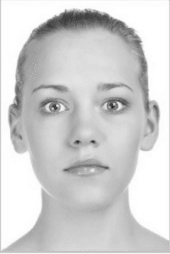
#> input picture cara_02_grisesMF.png, 170 x 254 px
$ python Fourier.py
#> lines starting #> are read from the running program, lines starting #| are printed output that depends on the picture; after the words box and inside, x2 and y2 are one past the last pixel; in counts of white or black regions, pixels touching at a corner belong together
import numpy as np
import matplotlib.pylab as plt
from scipy.fftpack import fft, fftfreq

#guardando datos de las imagenes

seria=plt.imread("cara_02_grisesMF.png")
#> seria is the input picture: shape (254, 170) float32; min 0.125, max 1, mean 0.816
feliz=plt.imread("cara_03_grisesMF.png")
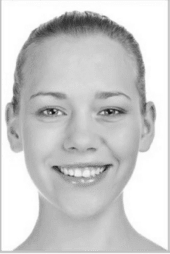
#> input picture cara_03_grisesMF.png, 170 x 254 px
#> feliz is the input picture: shape (254, 170) float32; min 0.0784, max 1, mean 0.803

#sacando la trasnformada de fourier y ordenandola
transSeria=np.fft.fft2(seria)
transFeliz=np.fft.fft2(feliz)

transSeriaOrdenada=np.fft.fftshift(transSeria)
transFelizOrdenada=np.fft.fftshift(transFeliz)

#Graficando los espectros de la trasnformada de fourier de las dos imagenes
plt.figure()

plt.subplot(1,2,1)
plt.imshow(transSeriaOrdenada.real,vmin=-70,vmax=70)
plt.title("Espectro Fourier Seria")

plt.subplot(1,2,2)
plt.imshow(transFelizOrdenada.real,vmin=-70,vmax=70)
plt.title("Espectro Fourier Feliz")

plt.savefig("FFtIm.pdf")
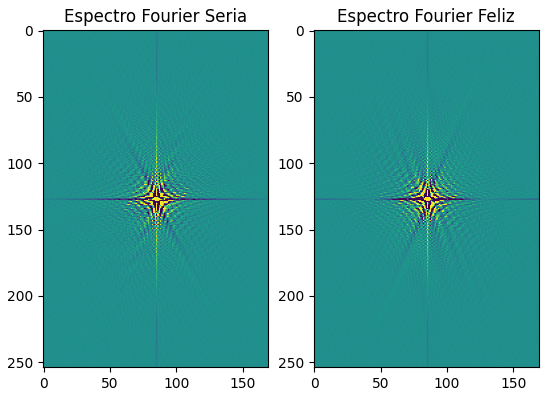
#> figure drawn by matplotlib, 2 panels

#filtrando espectro de Fourier de las imagenes
aux=np.zeros((254,170),dtype=bool)
for i in range(254):
    for j in range(170):
        if(abs(transSeria[i,j]) < 24.0 ):
            aux[i,j]=True
transSeriaFiltrada=np.where(aux ,transSeria,0)
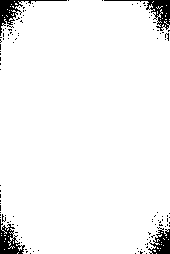
#> aux: shape (254, 170) bool; 95.6% white; 118 black regions (114 under 20 px), largest, box (x1, y1, x2, y2) and area: (104, 0, 170, 31) 451, (0, 0, 67, 36) 444, (0, 219, 25, 254) 422, (148, 227, 170, 254) 330

aux=np.zeros((254,170),dtype=bool)
for i in range(254):
    for j in range(170):
        if(abs(transFeliz[i,j]) > 16.0 ):
            aux[i,j]=True
transFelizFiltrada=np.where(aux ,transFeliz,0)
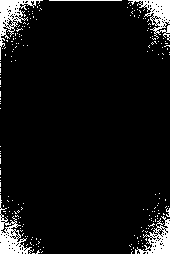
#> aux: shape (254, 170) bool; 7% white; 207 white regions (201 under 20 px), largest, box (x1, y1, x2, y2) and area: (0, 0, 43, 60) 690, (0, 195, 34, 254) 656, (128, 0, 170, 41) 644, (135, 216, 170, 254) 565, (49, 0, 122, 1) 73, (166, 208, 170, 217) 22

#Recuperando las imagenes filtradas a traves de la trasformada de Fourier inversa
seriaFiltrada=np.fft.ifft2(transSeriaFiltrada)
felizFiltrada=np.fft.ifft2(transFelizFiltrada)

transSeriaFiltradaOrdenada=np.fft.fftshift(transSeriaFiltrada)
transFelizFiltradaOrdenada=np.fft.fftshift(transFelizFiltrada)

#Graficando las imagenes recuperadas

plt.figure(figsize=(9,9))

plt.subplot(2,2,1)
plt.axis('off')
plt.imshow(-seriaFiltrada.real,cmap='Greys')
plt.title("Seria Filtrada")

plt.subplot(2,2,2)
plt.axis('off')
plt.imshow(-felizFiltrada.real,cmap='Greys')
plt.title("Feliz Filtrada")

plt.subplot(2,2,3)
plt.imshow(transSeriaFiltradaOrdenada.real,vmin=-70,vmax=70)
plt.title("Espectro Fourier Seria Filtrada")

plt.subplot(2,2,4)
plt.imshow(transFelizFiltradaOrdenada.real,vmin=-70,vmax=70)
plt.title("Espectro Fourier Feliz Filtrada")

plt.savefig("ImProceso.pdf")
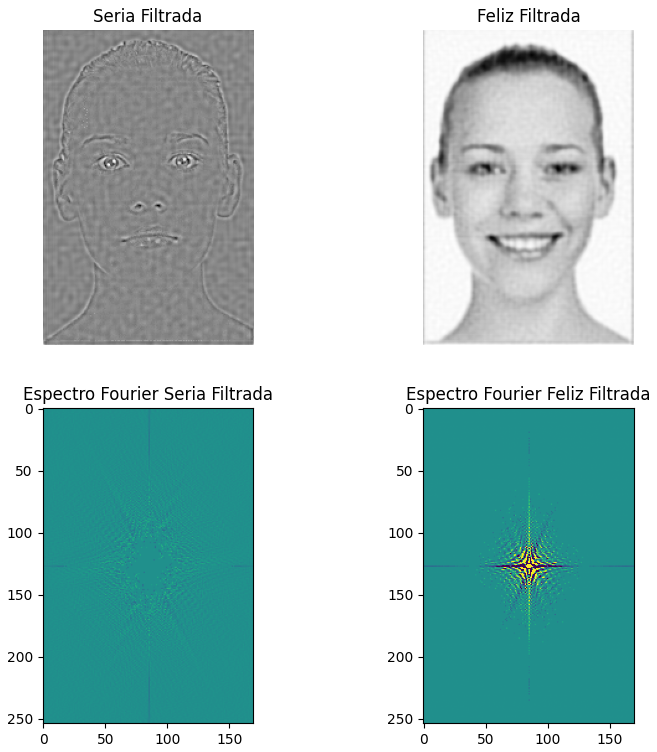
#> figure drawn by matplotlib, 4 panels

#Creando la imagen hibrida a partir de las imagenes filtradas anteriormente

transHibrida=2.5*transSeriaFiltrada+0.7*transFelizFiltrada

#Recuperando la imagen hibrida usando la transformada de Fourier inversa

hibrida=np.fft.ifft2(transHibrida)

#Graficando la imagen hibrida

plt.figure()
plt.axis('off')
plt.imshow(-hibrida.real,cmap='Greys')
plt.title("Imagen Hibrida")
plt.savefig("Hibrida.pdf")
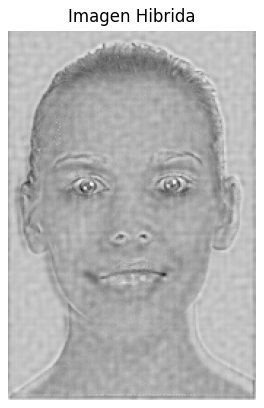
#> figure drawn by matplotlib, 1 panel
